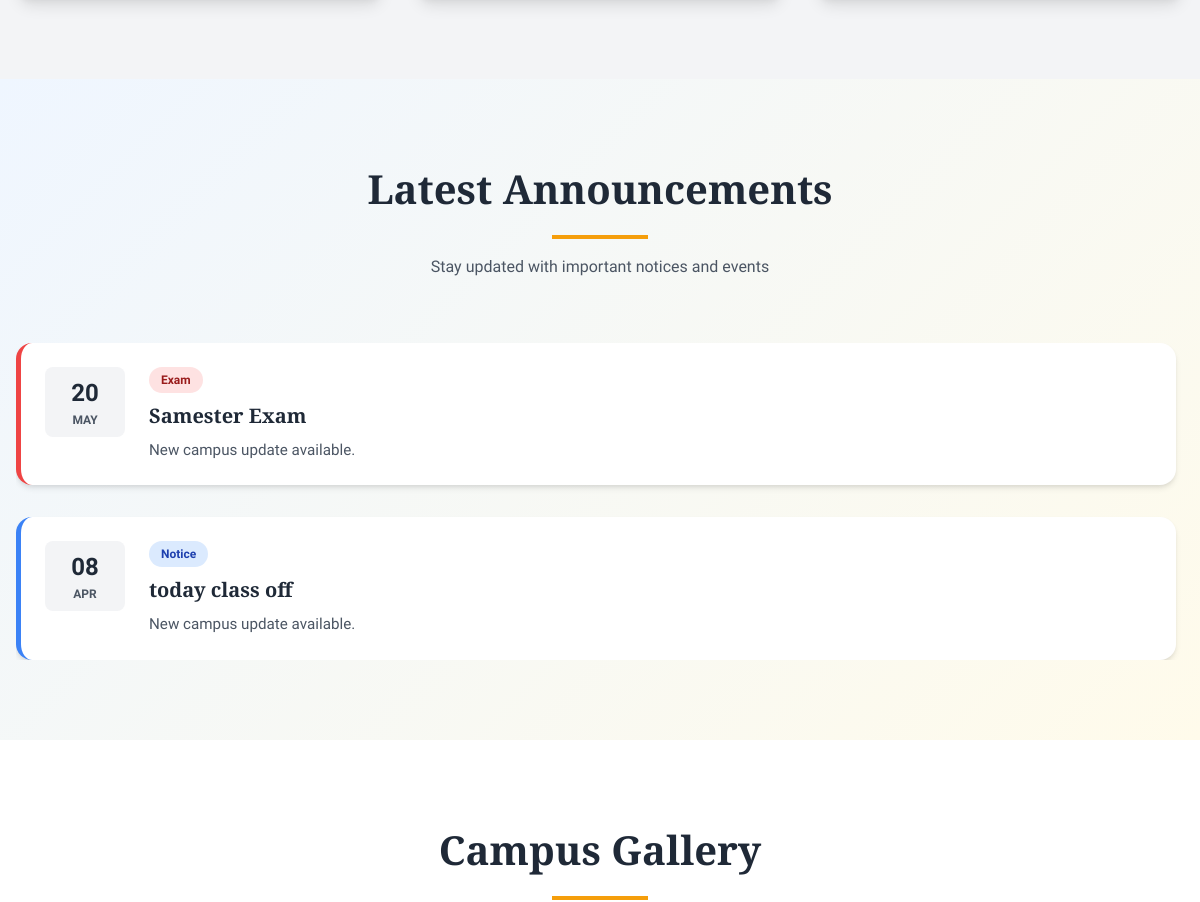
The app's page / (middle part), older data.
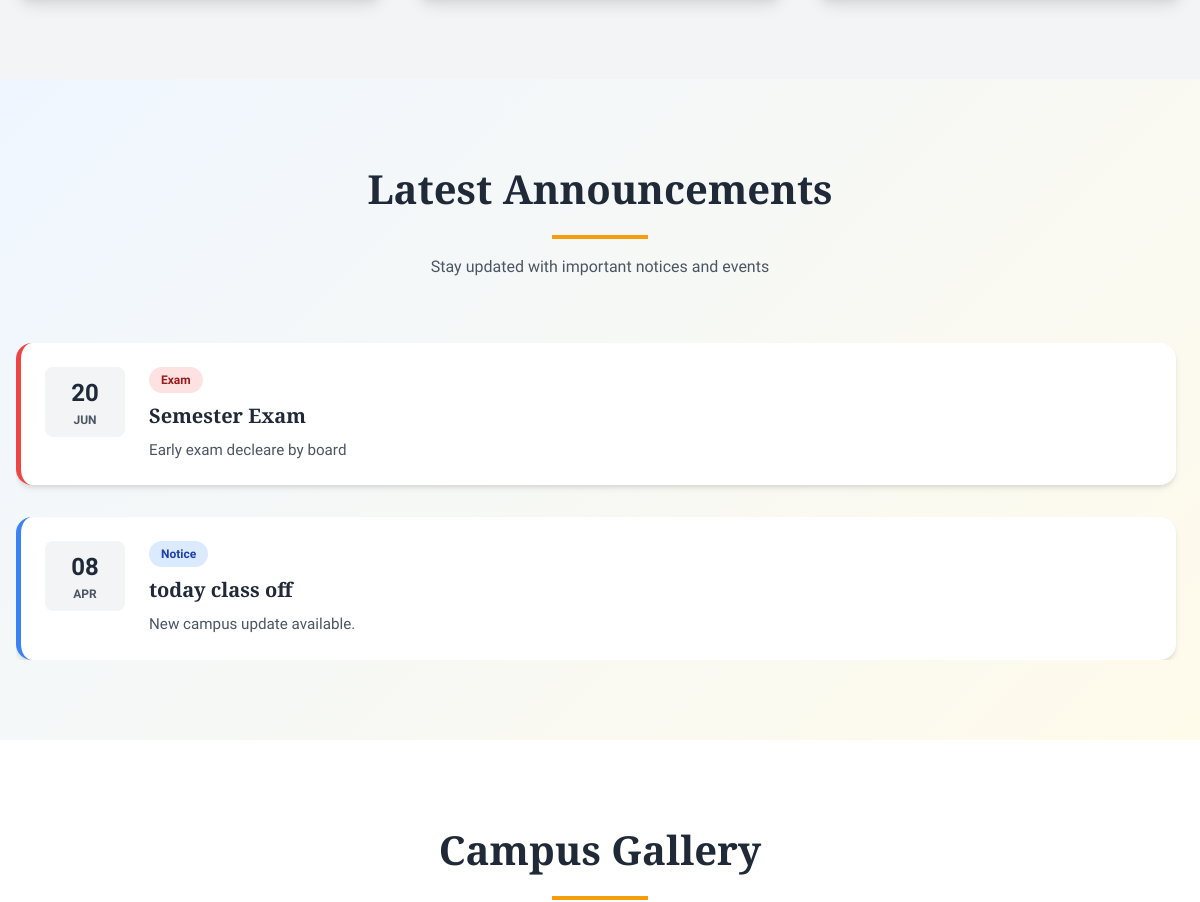
The same page, newer data.
### apps/students/models.py (models this page shows, shortened)
class AcademicCalendarEvent(models.Model):
	EVENT_TYPE_CHOICES = [
		('Event', 'Event'),
		('Holiday', 'Holiday'),
		('Exam', 'Exam'),
		('Notice', 'Notice'),
		('Meeting', 'Meeting'),
	]
	VISIBILITY_CHOICES = [
		('ALL', 'All Users'),
		('FACULTY_ADMIN', 'Faculty and Admin Only'),
	]
	title = models.CharField(max_length=200)
	event_date = models.DateField()
	event_type = models.CharField(max_length=20, choices=EVENT_TYPE_CHOICES, default='Event')
	description = models.TextField(blank=True)
	venue = models.CharField(max_length=200, blank=True)
	visibility = models.CharField(max_length=20, choices=VISIBILITY_CHOICES, default='ALL')
	posted_by = models.ForeignKey(User, on_delete=models.SET_NULL, null=True, blank=True, related_name='posted_academic_events')
	is_active = models.BooleanField(default=True)
	created_at = models.DateTimeField(auto_now_add=True)
	class Meta:
		ordering = ['event_date', 'title']

### E_campus/views.py (the view)
# urls.py: 2. Add a URL to urlpatterns:  path('', views.home, name='home')
def home(request):
    public_announcements = AcademicCalendarEvent.objects.filter(
        is_active=True,
        visibility='ALL',
    ).exclude(
        event_type='Meeting',
    ).order_by('-event_date', '-created_at')[:6]
    return render(request, 'index.html', {'public_announcements': public_announcements})

### templates/index.html (shortened to what this page needs)
<!DOCTYPE html>
<html lang="en">
<head>
    {% load static %}
    <link rel="stylesheet" href="{% static 'css/home.css' %}">
    <link rel="stylesheet" href="{% static 'css/home_footer.css' %}">
</head>
<body>
    <main style="display: contents;">
    <div id="app-wrapper">
        <div>
        <section id="courses" class="section-padding bg-gray">
        </section>
        <section id="announcements" class="section-padding bg-light-gradient">
            <div class="container">
                <div class="section-header">
                    <h2>Latest Announcements</h2>
                    <div class="divider"></div>
                    <p class="section-sub">Stay updated with important notices and events</p>
                </div>
                <div class="announcement-scroll">
                <div class="announcement-grid">
                    {% for item in public_announcements %}
                    <div class="announcement-card {% if item.event_type == 'Exam' %}urgent{% elif item.event_type == 'Notice' %}info{% else %}normal{% endif %} hover-lift">
                        <div class="ann-date">
                            <span class="day">{{ item.event_date|date:'d' }}</span>
                            <span class="month">{{ item.event_date|date:'M'|upper }}</span>
                        </div>
                        <div class="ann-content">
                            <div class="ann-tag {% if item.event_type == 'Exam' %}red{% elif item.event_type == 'Notice' %}blue{% elif item.event_type == 'Holiday' %}amber{% else %}green{% endif %}">
                                {{ item.event_type }}
                            </div>
                            <h3>{{ item.title }}</h3>
                            <p>{{ item.description|default:'New campus update available.' }}</p>
                        </div>
                    </div>
                    {% endfor %}
                </div>
                </div>
            </div>
        </section>
        <section id="gallery" class="section-padding bg-white">
            <div class="container">
                <div class="section-header">
                    <h2>Campus Gallery</h2>
                    <div class="divider"></div>
                </div>
            </div>
        </section>
        </div>
    </div>
    </main>
</body>
</html>

### templates/favicon.html (shortened to what this page needs)
{% load static %}

### templates/home_footer.html (shortened to what this page needs)
{% load static %}

### static/css/home.css (style rules this page uses)
:root { --primary: #f59e0b; --primary-hover: #d97706; --secondary: #1e3a5f; --dark: #0f2744; --light: #f9fafb; --white: #ffffff; --blue: #3706f7; --gray-100: #f3f4f6; --gray-200: #e5e7eb; --gray-600: #4b5563; --gray-800: #1f2937; --font-heading: 'Playfair Display', serif; --font-body: 'Source Sans Pro', sans-serif; --shadow: 0 4px 6px -1px rgba(0, 0, 0, 0.1), 0 2px 4px -1px rgba(0, 0, 0, 0.06); --shadow-lg: 0 10px 15px -3px rgba(0, 0, 0, 0.1), 0 4px 6px -2px rgba(0, 0, 0, 0.05); --radius: 1rem; }
* { box-sizing: border-box; margin: 0; padding: 0; font-family: var(--font-body); }
html { scroll-behavior: smooth; }
body { background-color: var(--light); color: var(--gray-800); line-height: 1.5; overflow-x: hidden; }
.container { max-width: 1280px; margin: 0 auto; padding: 0 1rem; }
.section-padding { padding: 5rem 0; }
.bg-white { background-color: var(--white); }
.bg-gray { background-color: var(--gray-100); }
.bg-light-gradient { background: linear-gradient(135deg, #eff6ff, #fffbeb); }
.hover-lift { transition: transform 0.3s ease, box-shadow 0.3s ease; }
.section-header { text-align: center; margin-bottom: 4rem; }
.section-header h2 { font-family: var(--font-heading); font-size: 2.5rem; color: var(--gray-800); margin-bottom: 1rem; }
.divider { width: 6rem; height: 4px; background: var(--primary); margin: 0 auto; }
.section-sub { color: var(--gray-600); margin-top: 1rem; }
.announcement-grid { display: grid; grid-template-columns: 1fr; gap: 2rem; }
.announcement-scroll { max-height: 520px; overflow-y: auto; padding-right: 0.5rem; }
.announcement-scroll .announcement-grid { grid-template-columns: 1fr; }
.announcement-card { background: white; border-radius: var(--radius); padding: 1.5rem; box-shadow: var(--shadow); display: flex; align-items: flex-start; gap: 1.5rem; border-left: 5px solid transparent; transition: all 0.3s; }
.announcement-card.urgent { border-left-color: #ef4444; }
.announcement-card.info { border-left-color: #3b82f6; }
.ann-date { display: flex; flex-direction: column; align-items: center; justify-content: center; background: var(--gray-100); padding: 0.5rem 1rem; border-radius: 0.5rem; min-width: 80px; }
.ann-date .day { font-size: 1.5rem; font-weight: 700; color: var(--gray-800); }
.ann-date .month { font-size: 0.75rem; color: var(--gray-600); font-weight: 600; }
.ann-content h3 { font-family: var(--font-heading); font-size: 1.25rem; font-weight: 600; margin-bottom: 0.5rem; color: var(--gray-800); }
.ann-content p { color: var(--gray-600); font-size: 0.95rem; }
.ann-tag { display: inline-block; padding: 0.25rem 0.75rem; border-radius: 999px; font-size: 0.75rem; font-weight: 600; margin-bottom: 0.5rem; }
.ann-tag.red { background: #fee2e2; color: #991b1b; }
.ann-tag.blue { background: #dbeafe; color: #1e40af; }
@media (min-width: 768px) { .announcement-grid { grid-template-columns: repeat(2, 1fr); } }
@media (min-width: 768px) { .announcement-scroll .announcement-grid { grid-template-columns: 1fr; } }

### static/css/home_footer.css (style rules this page uses)
:root { --primary: #f59e0b; --primary-soft: #fbbf24; --ink-100: #f8fafc; --ink-300: #cbd5e1; --ink-400: #94a3b8; --font-body: 'Source Sans Pro', sans-serif; --font-heading: 'Playfair Display', serif; }
* { box-sizing: border-box; margin: 0; padding: 0; font-family: var(--font-body); }

Row changes from the older to the newer data that the page shows:
removed AcademicCalendarEvent: event_date "20", event_date "MAY", event_type "Exam", title "Samester Exam", description "New campus update available."
added AcademicCalendarEvent: event_date "20", event_date "JUN", event_type "Exam", title "Semester Exam", description "Early exam decleare by board"
